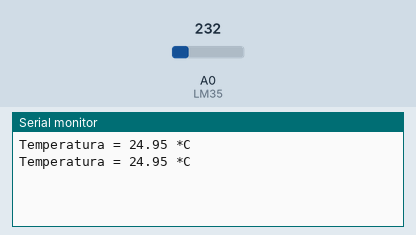
Bench run of a sketch on a simulated Arduino Uno, built with avr-gcc and run on an emulated ATmega328P. On the bench: the last lines printed to the serial monitor. The inputs (shaded band) are chosen by the test bench; at power-on: A0 (LM35) = 232.

Above: at 1.8 s.
1.9 s: A0 (LM35) set to 250
At 2.6 s:
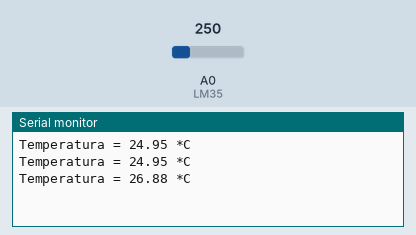
3.4 s: A0 (LM35) set to 266
At 4.8 s:
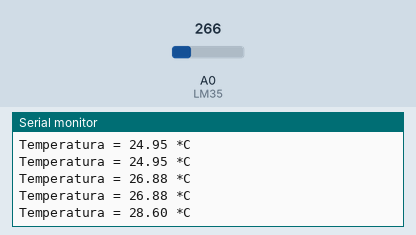
Timing chart, 0 to 6.4 s (numbered marks = the images above; inputs shaded):
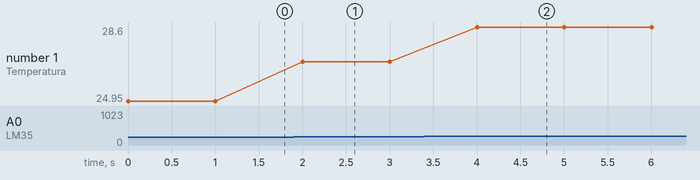

Measured:
- after the input at 1.9 s, the serial monitor: prints a new line after 0.10 s (image 1)
- after the input at 3.4 s, the serial monitor: prints a new line after 0.60 s (image 2)
- plotted number 1: 24.95 → 26.88 after the input at 1.9 s, 26.88 → 28.6 after the input at 3.4 s

The sketch:

LM35.ino
```cpp
const int LM35 = 0;
float temperatura = 0;
int ADClido = 0;

void setup(){
  pinMode(LM35,INPUT);
  Serial.begin(9600);
  analogReference(INTERNAL);
}

void loop(){
  ADClido = analogRead(LM35);
  temperatura = ADClido * 0.1075268817;
  Serial.print("Temperatura = ");
  Serial.print(temperatura);
  Serial.println(" *C");
  delay(1000);
}
```
